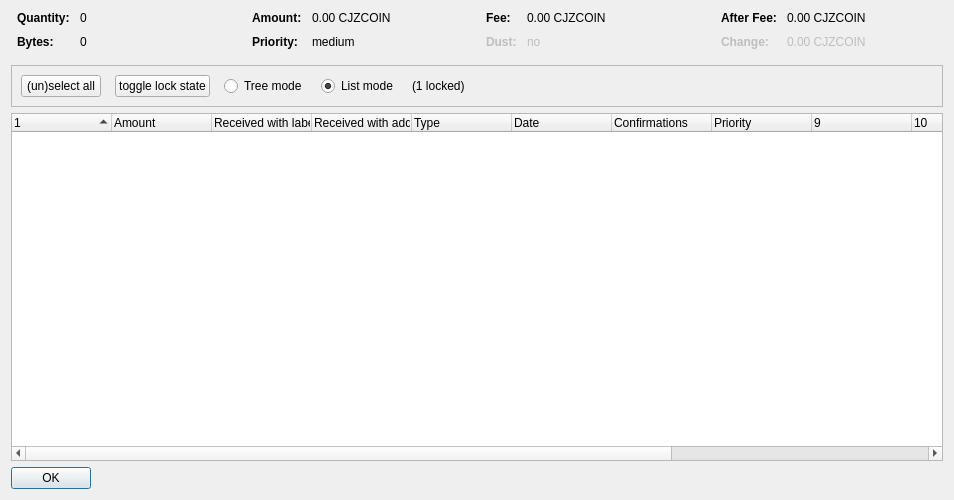
<?xml version="1.0" encoding="UTF-8"?>
<ui version="4.0">
 <class>CoinControlDialog</class>
 <widget class="QDialog" name="CoinControlDialog">
  <property name="geometry">
   <rect>
    <x>0</x>
    <y>0</y>
    <width>954</width>
    <height>500</height>
   </rect>
  </property>
  <property name="windowTitle">
   <string>Coin Selection</string>
  </property>
  <layout class="QVBoxLayout" name="verticalLayout">
   <item>
    <layout class="QHBoxLayout" name="horizontalLayoutTop" stretch="0,0,0,0">
     <property name="topMargin">
      <number>0</number>
     </property>
     <property name="bottomMargin">
      <number>10</number>
     </property>
     <item>
      <layout class="QFormLayout" name="formLayoutCoinControl1">
       <property name="horizontalSpacing">
        <number>10</number>
       </property>
       <property name="verticalSpacing">
        <number>10</number>
       </property>
       <property name="leftMargin">
        <number>6</number>
       </property>
       <property name="rightMargin">
        <number>6</number>
       </property>
       <item row="0" column="0">
        <widget class="QLabel" name="labelCoinControlQuantityText">
         <property name="font">
          <font>
           <weight>75</weight>
           <bold>true</bold>
          </font>
         </property>
         <property name="text">
          <string>Quantity:</string>
         </property>
        </widget>
       </item>
       <item row="0" column="1">
        <widget class="QLabel" name="labelCoinControlQuantity">
         <property name="cursor">
          <cursorShape>IBeamCursor</cursorShape>
         </property>
         <property name="contextMenuPolicy">
          <enum>Qt::ActionsContextMenu</enum>
         </property>
         <property name="text">
          <string notr="true">0</string>
         </property>
         <property name="textInteractionFlags">
          <set>Qt::LinksAccessibleByMouse|Qt::TextSelectableByKeyboard|Qt::TextSelectableByMouse</set>
         </property>
        </widget>
       </item>
       <item row="1" column="0">
        <widget class="QLabel" name="labelCoinControlBytesText">
         <property name="font">
          <font>
           <weight>75</weight>
           <bold>true</bold>
          </font>
         </property>
         <property name="text">
          <string>Bytes:</string>
         </property>
        </widget>
       </item>
       <item row="1" column="1">
        <widget class="QLabel" name="labelCoinControlBytes">
         <property name="cursor">
          <cursorShape>IBeamCursor</cursorShape>
         </property>
         <property name="contextMenuPolicy">
          <enum>Qt::ActionsContextMenu</enum>
         </property>
         <property name="text">
          <string notr="true">0</string>
         </property>
         <property name="textInteractionFlags">
          <set>Qt::LinksAccessibleByMouse|Qt::TextSelectableByKeyboard|Qt::TextSelectableByMouse</set>
         </property>
        </widget>
       </item>
      </layout>
     </item>
     <item>
      <layout class="QFormLayout" name="formLayoutCoinControl2">
       <property name="horizontalSpacing">
        <number>10</number>
       </property>
       <property name="verticalSpacing">
        <number>10</number>
       </property>
       <property name="leftMargin">
        <number>6</number>
       </property>
       <property name="rightMargin">
        <number>6</number>
       </property>
       <item row="0" column="0">
        <widget class="QLabel" name="labelCoinControlAmountText">
         <property name="font">
          <font>
           <weight>75</weight>
           <bold>true</bold>
          </font>
         </property>
         <property name="text">
          <string>Amount:</string>
         </property>
        </widget>
       </item>
       <item row="0" column="1">
        <widget class="QLabel" name="labelCoinControlAmount">
         <property name="cursor">
          <cursorShape>IBeamCursor</cursorShape>
         </property>
         <property name="contextMenuPolicy">
          <enum>Qt::ActionsContextMenu</enum>
         </property>
         <property name="text">
          <string notr="true">0.00 CJZCOIN</string>
         </property>
         <property name="textInteractionFlags">
          <set>Qt::LinksAccessibleByMouse|Qt::TextSelectableByKeyboard|Qt::TextSelectableByMouse</set>
         </property>
        </widget>
       </item>
       <item row="1" column="0">
        <widget class="QLabel" name="labelCoinControlPriorityText">
         <property name="font">
          <font>
           <weight>75</weight>
           <bold>true</bold>
          </font>
         </property>
         <property name="text">
          <string>Priority:</string>
         </property>
        </widget>
       </item>
       <item row="1" column="1">
        <widget class="QLabel" name="labelCoinControlPriority">
         <property name="cursor">
          <cursorShape>IBeamCursor</cursorShape>
         </property>
         <property name="contextMenuPolicy">
          <enum>Qt::ActionsContextMenu</enum>
         </property>
         <property name="text">
          <string>medium</string>
         </property>
         <property name="textInteractionFlags">
          <set>Qt::LinksAccessibleByMouse|Qt::TextSelectableByKeyboard|Qt::TextSelectableByMouse</set>
         </property>
        </widget>
       </item>
      </layout>
     </item>
     <item>
      <layout class="QFormLayout" name="formLayoutCoinControl3">
       <property name="horizontalSpacing">
        <number>10</number>
       </property>
       <property name="verticalSpacing">
        <number>10</number>
       </property>
       <property name="leftMargin">
        <number>6</number>
       </property>
       <property name="rightMargin">
        <number>6</number>
       </property>
       <item row="0" column="0">
        <widget class="QLabel" name="labelCoinControlFeeText">
         <property name="font">
          <font>
           <weight>75</weight>
           <bold>true</bold>
          </font>
         </property>
         <property name="text">
          <string>Fee:</string>
         </property>
        </widget>
       </item>
       <item row="0" column="1">
        <widget class="QLabel" name="labelCoinControlFee">
         <property name="cursor">
          <cursorShape>IBeamCursor</cursorShape>
         </property>
         <property name="contextMenuPolicy">
          <enum>Qt::ActionsContextMenu</enum>
         </property>
         <property name="text">
          <string notr="true">0.00 CJZCOIN</string>
         </property>
         <property name="textInteractionFlags">
          <set>Qt::LinksAccessibleByMouse|Qt::TextSelectableByKeyboard|Qt::TextSelectableByMouse</set>
         </property>
        </widget>
       </item>
       <item row="1" column="0">
        <widget class="QLabel" name="labelCoinControlLowOutputText">
         <property name="enabled">
          <bool>false</bool>
         </property>
         <property name="font">
          <font>
           <weight>75</weight>
           <bold>true</bold>
          </font>
         </property>
         <property name="text">
          <string>Dust:</string>
         </property>
        </widget>
       </item>
       <item row="1" column="1">
        <widget class="QLabel" name="labelCoinControlLowOutput">
         <property name="enabled">
          <bool>false</bool>
         </property>
         <property name="cursor">
          <cursorShape>IBeamCursor</cursorShape>
         </property>
         <property name="contextMenuPolicy">
          <enum>Qt::ActionsContextMenu</enum>
         </property>
         <property name="text">
          <string>no</string>
         </property>
         <property name="textInteractionFlags">
          <set>Qt::LinksAccessibleByMouse|Qt::TextSelectableByKeyboard|Qt::TextSelectableByMouse</set>
         </property>
        </widget>
       </item>
      </layout>
     </item>
     <item>
      <layout class="QFormLayout" name="formLayoutCoinControl4">
       <property name="horizontalSpacing">
        <number>10</number>
       </property>
       <property name="verticalSpacing">
        <number>10</number>
       </property>
       <property name="leftMargin">
        <number>6</number>
       </property>
       <property name="rightMargin">
        <number>6</number>
       </property>
       <item row="0" column="0">
        <widget class="QLabel" name="labelCoinControlAfterFeeText">
         <property name="font">
          <font>
           <weight>75</weight>
           <bold>true</bold>
          </font>
         </property>
         <property name="text">
          <string>After Fee:</string>
         </property>
        </widget>
       </item>
       <item row="0" column="1">
        <widget class="QLabel" name="labelCoinControlAfterFee">
         <property name="cursor">
          <cursorShape>IBeamCursor</cursorShape>
         </property>
         <property name="contextMenuPolicy">
          <enum>Qt::ActionsContextMenu</enum>
         </property>
         <property name="text">
          <string notr="true">0.00 CJZCOIN</string>
         </property>
         <property name="textInteractionFlags">
          <set>Qt::LinksAccessibleByMouse|Qt::TextSelectableByKeyboard|Qt::TextSelectableByMouse</set>
         </property>
        </widget>
       </item>
       <item row="1" column="0">
        <widget class="QLabel" name="labelCoinControlChangeText">
         <property name="enabled">
          <bool>false</bool>
         </property>
         <property name="font">
          <font>
           <weight>75</weight>
           <bold>true</bold>
          </font>
         </property>
         <property name="text">
          <string>Change:</string>
         </property>
        </widget>
       </item>
       <item row="1" column="1">
        <widget class="QLabel" name="labelCoinControlChange">
         <property name="enabled">
          <bool>false</bool>
         </property>
         <property name="cursor">
          <cursorShape>IBeamCursor</cursorShape>
         </property>
         <property name="contextMenuPolicy">
          <enum>Qt::ActionsContextMenu</enum>
         </property>
         <property name="text">
          <string notr="true">0.00 CJZCOIN</string>
         </property>
         <property name="textInteractionFlags">
          <set>Qt::LinksAccessibleByMouse|Qt::TextSelectableByKeyboard|Qt::TextSelectableByMouse</set>
         </property>
        </widget>
       </item>
      </layout>
     </item>
    </layout>
   </item>
   <item>
    <widget class="QFrame" name="frame">
     <property name="minimumSize">
      <size>
       <width>0</width>
       <height>40</height>
      </size>
     </property>
     <property name="frameShape">
      <enum>QFrame::StyledPanel</enum>
     </property>
     <property name="frameShadow">
      <enum>QFrame::Sunken</enum>
     </property>
     <layout class="QHBoxLayout" name="horizontalLayout">
      <item>
       <layout class="QHBoxLayout" name="horizontalLayoutPanel" stretch="0,0,0,0,0,0">
        <property name="spacing">
         <number>14</number>
        </property>
        <item>
         <widget class="QPushButton" name="pushButtonSelectAll">
          <property name="sizePolicy">
           <sizepolicy hsizetype="Maximum" vsizetype="Fixed">
            <horstretch>0</horstretch>
            <verstretch>0</verstretch>
           </sizepolicy>
          </property>
          <property name="text">
           <string>(un)select all</string>
          </property>
          <property name="autoDefault">
           <bool>false</bool>
          </property>
         </widget>
        </item>
        <item>
         <widget class="QPushButton" name="pushButtonToggleLock">
          <property name="sizePolicy">
           <sizepolicy hsizetype="Maximum" vsizetype="Fixed">
            <horstretch>0</horstretch>
            <verstretch>0</verstretch>
           </sizepolicy>
          </property>
          <property name="text">
           <string>toggle lock state</string>
          </property>
          <property name="autoDefault">
           <bool>false</bool>
          </property>
         </widget>
        </item>
        <item>
         <widget class="QRadioButton" name="radioTreeMode">
          <property name="sizePolicy">
           <sizepolicy hsizetype="Maximum" vsizetype="Fixed">
            <horstretch>0</horstretch>
            <verstretch>0</verstretch>
           </sizepolicy>
          </property>
          <property name="text">
           <string>Tree mode</string>
          </property>
         </widget>
        </item>
        <item>
         <widget class="QRadioButton" name="radioListMode">
          <property name="sizePolicy">
           <sizepolicy hsizetype="Maximum" vsizetype="Fixed">
            <horstretch>0</horstretch>
            <verstretch>0</verstretch>
           </sizepolicy>
          </property>
          <property name="text">
           <string>List mode</string>
          </property>
          <property name="checked">
           <bool>true</bool>
          </property>
         </widget>
        </item>
        <item>
         <widget class="QLabel" name="labelLocked">
          <property name="text">
           <string>(1 locked)</string>
          </property>
         </widget>
        </item>
        <item>
         <spacer name="horizontalSpacer">
          <property name="orientation">
           <enum>Qt::Horizontal</enum>
          </property>
          <property name="sizeHint" stdset="0">
           <size>
            <width>40</width>
            <height>20</height>
           </size>
          </property>
         </spacer>
        </item>
       </layout>
      </item>
     </layout>
    </widget>
   </item>
   <item>
    <widget class="CoinControlTreeWidget" name="treeWidget">
     <property name="contextMenuPolicy">
      <enum>Qt::CustomContextMenu</enum>
     </property>
     <property name="sortingEnabled">
      <bool>false</bool>
     </property>
     <property name="columnCount">
      <number>13</number>
     </property>
     <attribute name="headerShowSortIndicator" stdset="0">
      <bool>true</bool>
     </attribute>
     <attribute name="headerStretchLastSection">
      <bool>false</bool>
     </attribute>
     <column>
      <property name="text">
       <string/>
      </property>
     </column>
     <column>
      <property name="text">
       <string>Amount</string>
      </property>
     </column>
     <column>
      <property name="text">
       <string>Received with label</string>
      </property>
     </column>
     <column>
      <property name="text">
       <string>Received with address</string>
      </property>
     </column>
     <column>
      <property name="text">
	<string>Type</string>
      </property>
     </column>
     <column>
      <property name="text">	 
       <string>Date</string>
      </property>
     </column>
     <column>
      <property name="text">
       <string>Confirmations</string>
      </property>
      <property name="toolTip">
       <string>Confirmed</string>
      </property>
     </column>
     <column>
      <property name="text">
       <string>Priority</string>
      </property>
     </column>
     <column>
      <property name="text">
       <string/>
      </property>
     </column>
     <column>
      <property name="text">
       <string/>
      </property>
     </column>
     <column>
      <property name="text">
       <string/>
      </property>
     </column>
     <column>
      <property name="text">
       <string/>
      </property>
     </column>
     <column>
      <property name="text">
       <string/>
      </property>
     </column>
    </widget>
   </item>
   <item>
    <widget class="QDialogButtonBox" name="buttonBox">
     <property name="sizePolicy">
      <sizepolicy hsizetype="Maximum" vsizetype="Fixed">
       <horstretch>0</horstretch>
       <verstretch>0</verstretch>
      </sizepolicy>
     </property>
     <property name="orientation">
      <enum>Qt::Horizontal</enum>
     </property>
     <property name="standardButtons">
      <set>QDialogButtonBox::Ok</set>
     </property>
    </widget>
   </item>
  </layout>
 </widget>
 <customwidgets>
  <customwidget>
   <class>CoinControlTreeWidget</class>
   <extends>QTreeWidget</extends>
   <header>coincontroltreewidget.h</header>
  </customwidget>
 </customwidgets>
 <resources/>
 <connections/>
</ui>
